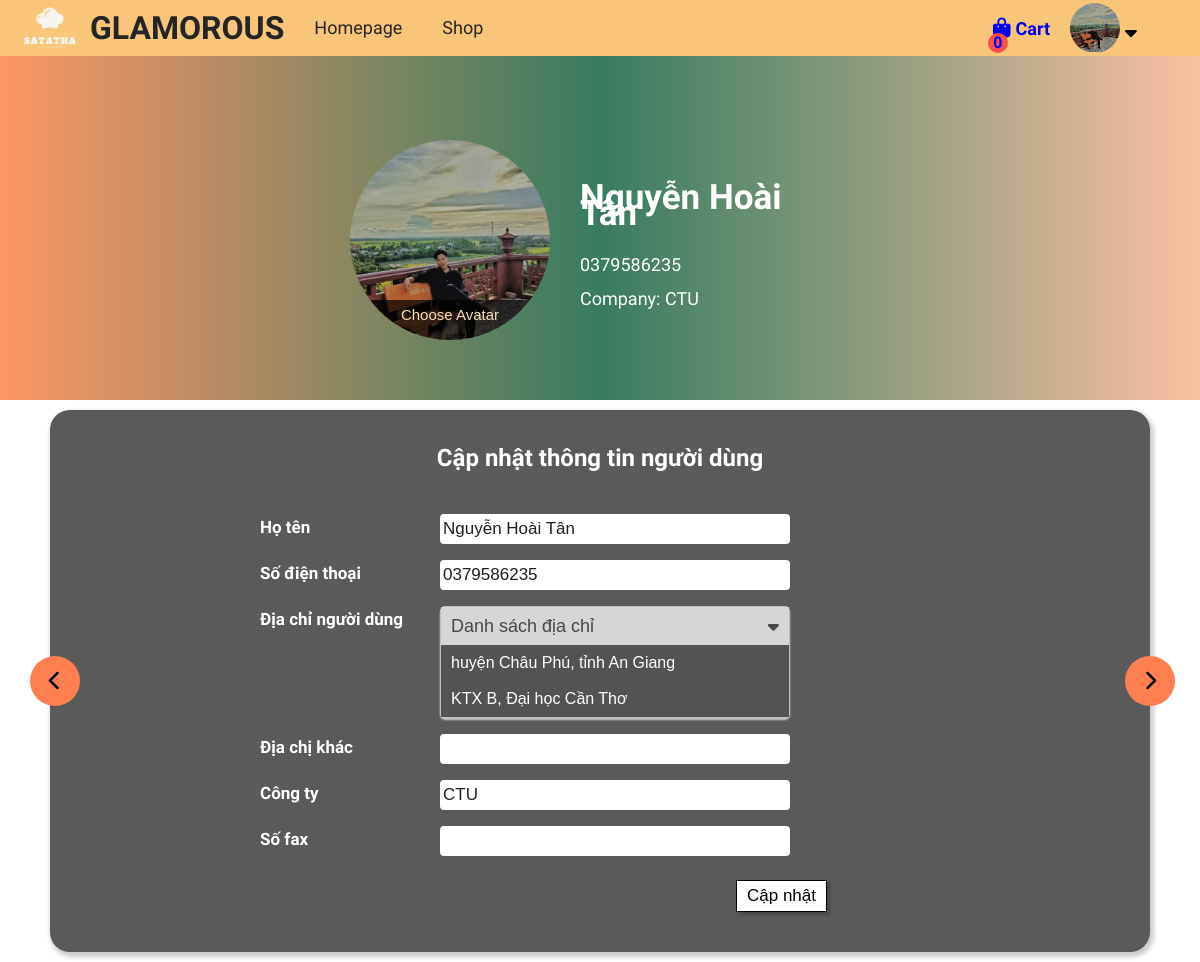
The app's page /Banhang/profile.php (signed in) with its own data.
### tables this page shows
CREATE TABLE `khachhang` (
  `MSKH` varchar(50) NOT NULL,
  `TK` varchar(30) DEFAULT NULL,
  `HoTenKH` varchar(255) NOT NULL,
  `SoDienThoai` varchar(11) NOT NULL,
  `SoFax` varchar(30) DEFAULT NULL,
  `TenCongTy` varchar(100) DEFAULT NULL,
  `Avatar` varchar(255) DEFAULT NULL
);

CREATE TABLE `diachikh` (
  `MaDC` varchar(30) NOT NULL,
  `DiaChi` varchar(255) NOT NULL,
  `MSKH` varchar(50) DEFAULT NULL
);

### Banhang/controller/connectDb.php (called while the page is built, shortened)
<?php
    global $conn;
    mysqli_set_charset($conn, 'UTF8');
    function connect_db(){
        $username='root';
    }
    function GetFullInfoUser($username){
        global $conn;
        $sql = "SELECT * FROM khachhang WHERE TK='$username'";
        $data = mysqli_query($conn,$sql);
        $result = array();
        if($data && mysqli_num_rows($data)>0){
            $row = mysqli_fetch_assoc($data);
            $result = $row;
        }
        return $result;
    }
    function getAddressByUser($MSKH)
    {
        global $conn;
        $sql = "SELECT * FROM diachikh WHERE MSKH='$MSKH'";
        $data = mysqli_query($conn,$sql);
        $result = array();
        if($data && mysqli_num_rows($data)>0){
            while($row = mysqli_fetch_assoc($data))
            $result[] = $row;
        }
        return $result;
    }
?>

### Banhang/profile.php (the view, shortened to what this page needs)
<?php
    include "./controller/connectDb.php";
    $count=0;
    if(isset($_SESSION['cart'])){
        $count = count($_SESSION['cart']);
    }
    else{
        $count = 0;
    }
    $user = array();
    $addressfetch = array();
    if(isset($_SESSION['user'])||!empty($_SESSION['user'])){
        $user = GetFullInfoUser($_SESSION['user']);
        $addressfetch = getAddressByUser($user['MSKH']);
    }
    else{
        header("location:index.php");
    }
?>
<!DOCTYPE html>
<head>
   <link rel="stylesheet" href="https://cdnjs.cloudflare.com/ajax/libs/font-awesome/6.0.0-beta2/css/all.min.css"
 />
    <link rel="stylesheet"
        href="https://cdn.jsdelivr.net/npm/boxicons@latest/css/boxicons.min.css">
    <link rel="stylesheet" href="./assets/base.css">
    <link rel="stylesheet" href="./assets/styles.css">
    <link rel="stylesheet" type="text/css" href="https://cdnjs.cloudflare.com/ajax/libs/slick-carousel/1.8.1/slick.css" />
</head>
<body>
<header>
        <div class="hero-image">
        <div class="navbar-top row-justify-between" id="navbar-top">
                <div class="row">
                    <div class="brand">
                        <img src="./image/Brando.png" alt="">
                    </div>
                    <h1 id="brand-shop">GLAMOROUS</h1>
                    <ul class="navbar-list">
                        <li class="navbar-list-item">
                            <a href="index.php">Homepage</a>
                        </li>
                        <li class="navbar-list-item">
                            <a href="product.php">Shop</a>
                        </li>
                    </ul>
                </div>
                <div class="right-navbar">
                    <a id="addcart-nav" href="shoppingCart.php">
                        <p><i class="fas fa-shopping-bag icon-bag"></i><span style="font-size: 18px;">Cart</span></p>
                        <div id="notification-add-cart">
                            <p><?php echo $count ?></p>
                        </div>
                    </a>
                    <div class="user-navbar">
                        <?php if(!empty($user)){ ?>
                            <div class="avartar-user">
                                <div class="wrapper-avt">
                                    <img src="./image/user/<?php echo $user['Avatar'] ?>" alt="">
                                </div>
                                <i class="fas fa-sort-down"></i>
                            </div>
                        <?php }else{ ?>
                            <a href="login.php" class="logout-option">Login</a>
                        <?php  }?>
                    </div>
                </div>
            </div>
        </div>
    </header>
    <div class="main-profile">
        <div class="hero-avatar">
            <div class="user-introduce">
                <div class="avatar-introduce">
                    <img src="./image/user/<?php echo $user['Avatar'] ?>" alt="" id="avatar">
                    <label for="avatar-file" id="uploadbtn">Choose Avatar</label>
                </div>
                <div class="user-info">
                    <div class="user-fullname">
                            <p><?php echo $user['HoTenKH'] ?></p>
                    </div>
                    <div class="user-phonenumber">
                            <p><?php echo $user['SoDienThoai'] ?></p>
                    </div>
                    <div class="user-company">
                            <p>Company: <?php echo (!empty($user['TenCongTy']) ? $user['TenCongTy'] :"Trống") ?></p>
                    </div>
                </div>
            </div>
        </div>
        <div class="main-content-user">
            <div class="slider-option-user">
                <?php if(!empty($user)){  ?>
                <div class="update-info option-profile slides-option">
                    <h2>Cập nhật thông tin người dùng</h2>
                    <form action="profile.php" class="form-user-info" method="POST" name="update_user" onsubmit="return validateForm()">
                        <div class="row-form-user">
                            <label for="fullname">Họ tên</label>
                            <input type="text" name="fullname" id="fullname-user" value="<?php echo $user['HoTenKH'] ?>" autocomplete="off">
                        </div>
                        <div class="row-form-user">
                            <label for="phonenumber">Số điện thoại</label>
                            <input type="text" name="phonenumber" id="phonenumber-user" value="<?php echo $user['SoDienThoai'] ?>" autocomplete="off">
                        </div>
                        <div class="row-form-user">
                            <label for="address">Địa chỉ người dùng</label>
                            <div class="dropdown">
                                <div class="dropdown-address">
                                    <span class="list-address">Danh sách địa chỉ</span>
                                    <i class="fa fa-caret-down"></i>
                                </div>
                                <div class="dropdown-list-address">
                                    <?php if(!empty($addressfetch)){
                                        foreach($addressfetch as $item){
                                        ?>
                                    <div class="dropdown-item-address">
                                        <p><?php echo $item['DiaChi'] ?></p>
                                    </div>
                                    <?php }}
                                    else{ ?>
                                        <div class="dropdown-item-address">
                                            <p>Bạn chưa có địa chỉ nào</p>
                                        </div>
                                    <?php } ?>
                                </div>
                            </div>
                        </div>
                        <div class="row-form-user">
                            <label for="address-add">Địa chị khác</label>
                            <input type="text" name="address-add" id="address-add" autocomplete="off">
                        </div>
                        <div class="row-form-user">
                            <label for="company-user">Công ty</label>
                            <input type="text" name="company-user" id="company-user-add" value="<?php echo $user['TenCongTy'] ?>" autocomplete="off">
                        </div>
                        <div class="row-form-user">
                            <label for="fax-user">Số fax</label>
                            <input type="text" name="fax-user" id="fax-user-add" value="<?php echo $user['SoFax'] ?>" autocomplete="off">
                        </div>
                        <br>
                        <input type="submit" name="update-user" class="update-user" id="update-user" value="Cập nhật">
                        <br>
                    </form>
                </div>
                <?php } ?>
            </div>
            <div class="arrow-slider-user">
                <button class="next-slider" onclick="plusSlides(1)">
                    <i class="fas fa-chevron-right"></i>
                </button>
                <button class="prev-slider" onclick="plusSlides(-1)">
                    <i class="fas fa-chevron-left"></i>
                </button>
            </div>
        </div>
    </div>
</body>
</html>

### Banhang/assets/base.css (style rules this page uses)
* { box-sizing: border-box; }
body { margin: 0; }
img { width: 100%; }

### records on screen
khachhang: Avatar (picture), HoTenKH "Nguyễn Hoài Tân", SoDienThoai "0379586235", TenCongTy "CTU", fullname "Nguyễn Hoài Tân", phonenumber "0379586235", company-user "CTU"
diachikh: DiaChi "huyện Châu Phú, tỉnh An Giang"
diachikh: DiaChi "KTX B, Đại học Cần Thơ"

### other values on screen
$count "0"
